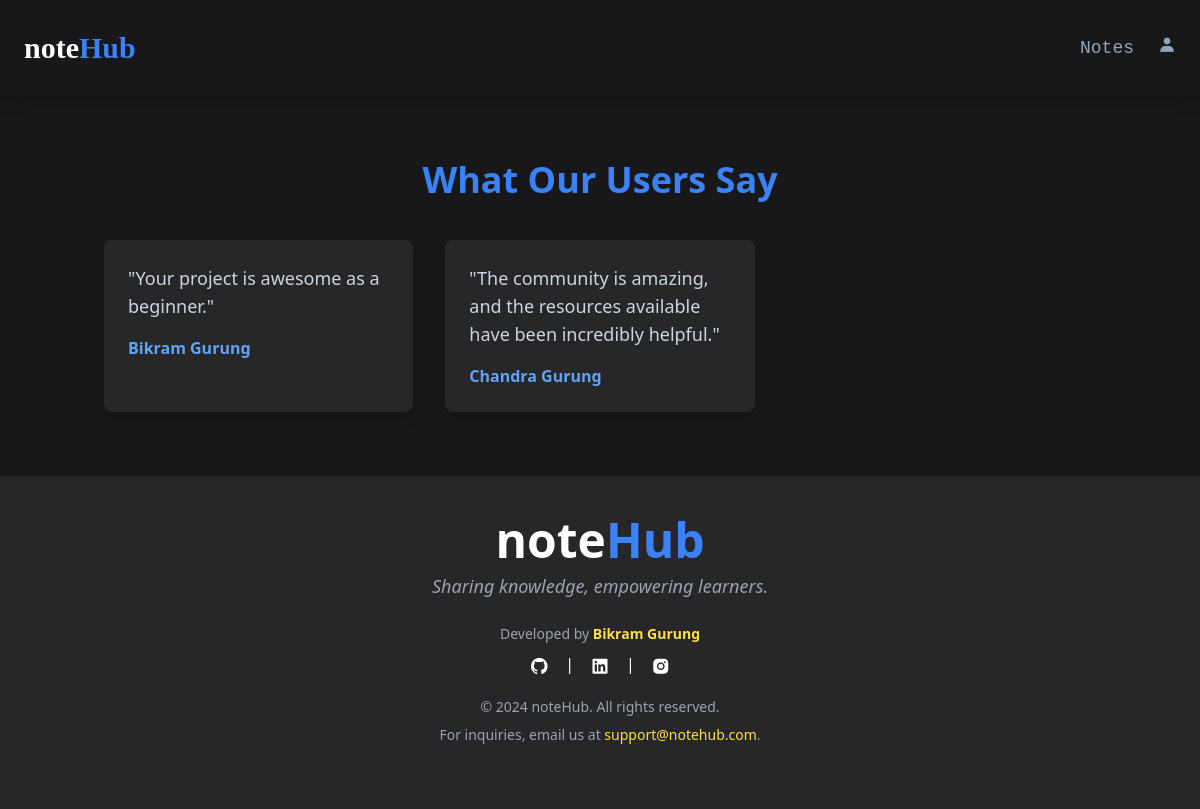
/testimonial/ (signed in), run on an earlier commit of the app's database.
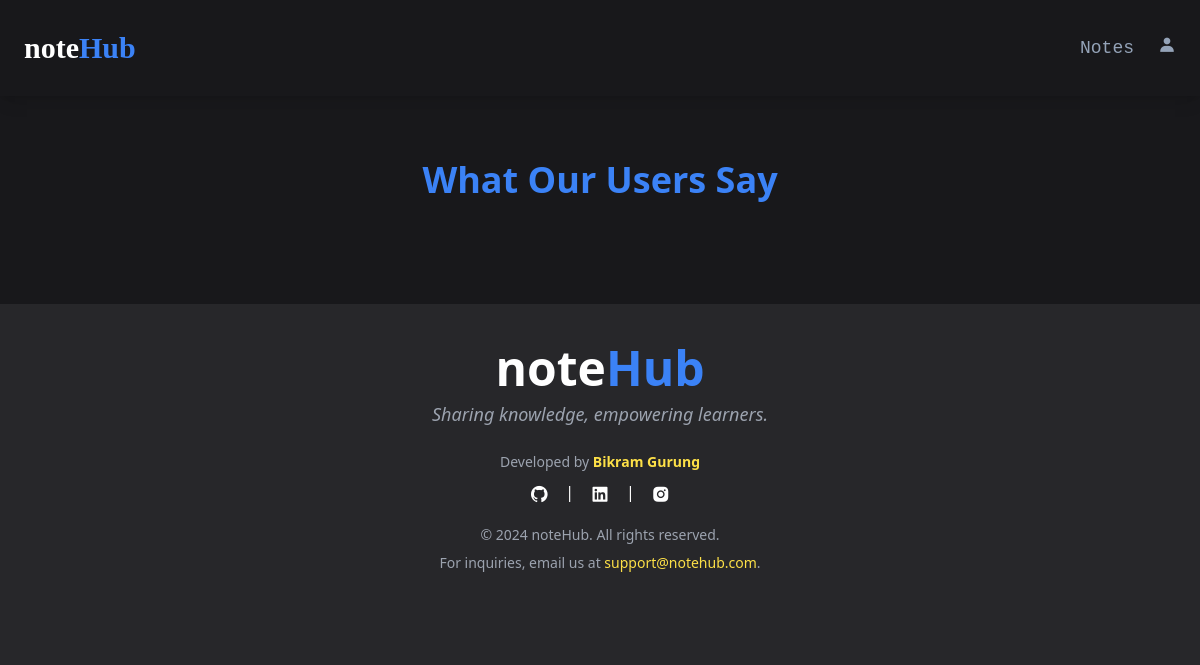
And on a later commit of the database.
### notes/models.py (models this page shows)
class Feedback(models.Model):
    author = models.ForeignKey(User, on_delete=models.CASCADE)
    feedback = models.TextField()

### notes/views.py (the view)
# urls.py: path('testimonial/', views.testimonial, name='testimonial'),
def testimonial(request):
    testimonials = Feedback.objects.all()
    context = {
        'testimonials':testimonials,
    }
    return render(request, 'notes/testimonials.html', context)

### notes/templates/notes/testimonials.html (shortened to what this page needs)
{% extends "notes/base.html" %}
{% load static %}
{% block testimonials %}
<div class="bg-zinc-900 py-16">
    <div class="container mx-auto px-4">
        <h2 class="text-4xl font-bold text-center text-blue-500 mb-10">What Our Users Say</h2>
        {% if testimonials %}
        <div class="grid gap-8 sm:grid-cols-1 md:grid-cols-2 lg:grid-cols-3">
            {% for testimonial in testimonials %}
            <div class="bg-zinc-800 rounded-lg p-6 shadow-lg">
                <p class="text-lg text-slate-300 mb-4">"{{ testimonial.feedback }}"</p>
                <p class="text-blue-400 font-semibold">{{ testimonial.author.first_name }}</p>
            </div>
            {% endfor %}
        </div>
        {% endif %}
    </div>
</div>
{% endblock %}

What changed in the data, as far as the page shows it:
removed Feedback: feedback "Your project is awesome as a beginner.", author.first_name "Bikram Gurung"
removed Feedback: feedback "The community is amazing, and the resources available have been incredibly helpful.", author.first_name "Chandra Gurung"
